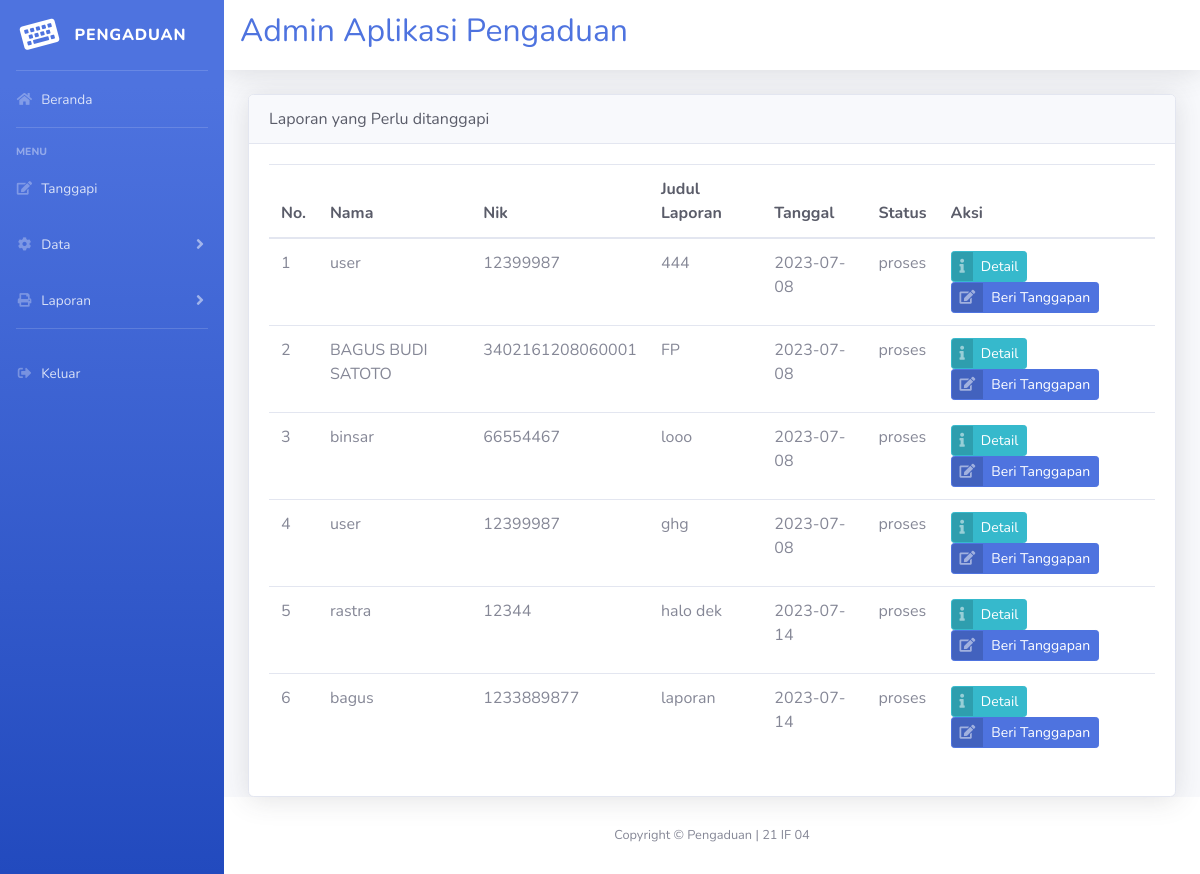
/admin/admin.php?url=lihat_laporan (signed in), run on the app's committed database.
### tables this page shows
CREATE TABLE `pengaduan` (
  `id_pengaduan` int(11) NOT NULL,
  `tgl_pengaduan` date NOT NULL,
  `nama` char(50) NOT NULL,
  `nik` char(50) NOT NULL,
  `judul_laporan` text NOT NULL,
  `isi_laporan` text NOT NULL,
  `foto` varchar(50) NOT NULL,
  `status` enum('0','proses','selesai','') NOT NULL
);

### admin/lihat_laporan.php (the view, shortened to what this page needs)
<!DOCTYPE html>
<html lang="en">
    <head>
        <link href="../vendor/fontawesome-free/css/all.min.css" rel="stylesheet" type="text/css">
        <link href="../css/sb-admin-2.min.css" rel="stylesheet">
    </head>
    <body id="page-top">
    <div class="card shadow">
        <div class="card-header text-dark">
            Laporan yang Perlu ditanggapi
        </div>
        <div class="card-body">
            <table class="table table-hover">
                <thead>
                    <tr>
                        <th class="text-dark">No.</th>
                        <th class="text-dark">Nama</th>
                        <th class="text-dark">Nik</th>
                        <th class="text-dark">Judul Laporan</th>
                        <th class="text-dark">Tanggal</th>
                        <th class="text-dark">Status</th>
                        <th class="text-dark">Aksi</th>
                    </tr>
                </thead>
                <tbody>
                    <?php
                    include "../koneksi.php";
                    $no = 1;
                    $query = mysqli_query($conn, "SELECT * FROM pengaduan WHERE status='proses'");
                    while ($d = mysqli_fetch_array($query)) {
                        ?>
                        <tr>
                            <td><?php echo $no++ ?></td>
                            <td><?php echo $d['nama']; ?></td>
                            <td><?php echo $d['nik']; ?></td>
                            <td><?php echo $d['judul_laporan']; ?></td>
                            <td><?php echo $d['tgl_pengaduan'];?></td>
                            <td><?php echo $d['status'];?></td>
                            <td>
                                <a href="?url=detail_pengaduan&id=<?php echo $d['id_pengaduan'];?>" class="btn btn-info btn-icon-split btn-sm">
                                    <span class="icon text-white-50">
                                        <i class="fas fa-info"></i>
                                    </span>
                                    <span class="text">Detail</span>
                                </a>
                                <a href="?url=tanggapan&id=<?php echo $d['id_pengaduan'];?>" class="btn btn-primary btn-icon-split btn-sm">
                                    <span class="icon text-white-50">
                                        <i class="fas fa-edit"></i>
                                    </span>
                                    <span class="text">Beri Tanggapan</span>
                                </a>
                            </td>
                        </tr>
                    <?php } ?>
                </tbody>
            </table>
        </div>
</div>
    </body>
</html>

### admin/admin.php (shortened to what this page needs)
<!DOCTYPE html>
<html lang="en">
<head>
  <link href="../vendor/fontawesome-free/css/all.min.css" rel="stylesheet" type="text/css">
  <link href="../css/sb-admin-2.min.css" rel="stylesheet">
</head>
<body id="page-top">
  <div id="wrapper">
    <ul class="navbar-nav bg-gradient-primary sidebar sidebar-dark accordion" id="accordionSidebar">
      <a class="sidebar-brand d-flex align-items-center justify-content-center" href="index.php">
        <div class="sidebar-brand-icon rotate-n-15">
          <i class="fas fa-keyboard"></i>
        </div>
        <div class="sidebar-brand-text mx-3">Pengaduan</div>
      </a>
      <hr class="sidebar-divider my-0">
      <li class="nav-item">
        <a class="nav-link" href="admin.php">
          <i class="fas fa-fw fa-home"></i>
          <span>Beranda</span></a>
      </li>
      <hr class="sidebar-divider">
      <div class="sidebar-heading">
        Menu
      </div>
      <li class="nav-item">
        <a class="nav-link" href="?url=lihat_laporan">
          <i class="fas fa-fw fa-edit"></i>
          <span>Tanggapi</span></a>
      </li>
      <li class="nav-item">
        <a class="nav-link collapsed" href="#" data-toggle="collapse" data-target="#collapseTwo" aria-expanded="true" aria-controls="collapseTwo">
          <i class="fas fa-fw fa-cog"></i>
          <span>Data</span>
        </a>
      </li>
      <li class="nav-item">
        <a class="nav-link collapsed" href="#" data-toggle="collapse" data-target="#collapseThree" aria-expanded="true" aria-controls="collapseThree">
          <i class="fas fa-fw fa-print"></i>
          <span>Laporan</span>
        </a>
      </li>
      <hr class="sidebar-divider d-none d-md-block">
      <li class="nav-item">
        <a class="nav-link" href="logout.php">
          <i class="fas fa-fw fa-sign-out-alt"></i>
          <span>Keluar</span></a>
      </li>
    </ul>
    <div id="content-wrapper" class="d-flex flex-column">
      <div id="content">
        <nav class="navbar navbar-expand navbar-light bg-white topbar mb-4 static-top shadow">
          <div class="h2 text-primary">Admin Aplikasi Pengaduan</div>
        </nav>
        <div class="container-fluid animated--fade-in">
          <?php include 'halaman_a.php'; ?>
        </div>
      </div>
      <footer class="sticky-footer bg-white">
        <div class="container my-auto">
          <div class="copyright text-center my-auto">
            <span>Copyright &copy; Pengaduan | 21 IF 04</span>
          </div>
        </div>
      </footer>
    </div>
  </div>
</body>
</html>

### admin/halaman_a.php (shortened to what this page needs)
<?php
if(isset($_GET['url']))
{
    $url = $_GET['url'];
    switch($url){
        case 'lihat_laporan';
        include 'lihat_laporan.php';
        break;
    }
    }
?>

### data on the page
pengaduan: nama "user", nik "12399987", judul_laporan "444", tgl_pengaduan "2023-07-08", status "proses"
pengaduan: nama "BAGUS BUDI SATOTO", nik "3402161208060001", judul_laporan "FP", tgl_pengaduan "2023-07-08", status "proses"
pengaduan: nama "binsar", nik "66554467", judul_laporan "looo", tgl_pengaduan "2023-07-08", status "proses"
pengaduan: nama "user", nik "12399987", judul_laporan "ghg", tgl_pengaduan "2023-07-08", status "proses"
pengaduan: nama "rastra", nik "12344", judul_laporan "halo dek", tgl_pengaduan "2023-07-14", status "proses"
pengaduan: nama "bagus", nik "1233889877", judul_laporan "laporan", tgl_pengaduan "2023-07-14", status "proses"
